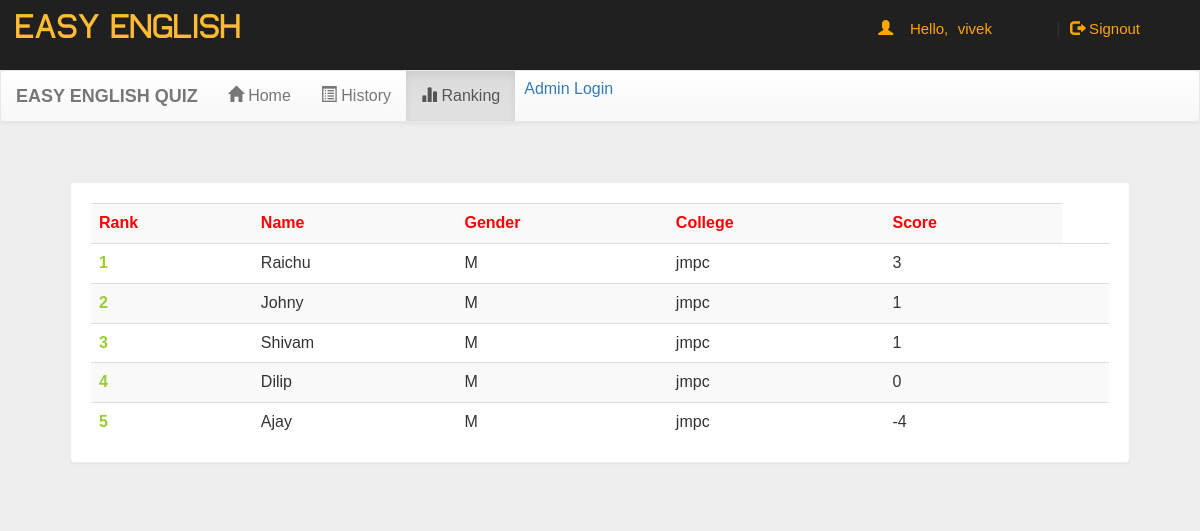
The app's page /quiz/account.php?q=3 (signed in) with its own data.
### tables this page shows
CREATE TABLE `rank` (
  `email` varchar(50) NOT NULL,
  `score` int(11) NOT NULL,
  `time` timestamp NOT NULL DEFAULT current_timestamp() ON UPDATE current_timestamp()
);

CREATE TABLE `user` (
  `name` varchar(50) NOT NULL,
  `gender` varchar(5) NOT NULL,
  `college` varchar(100) NOT NULL,
  `email` varchar(50) NOT NULL,
  `mob` bigint(20) NOT NULL,
  `password` varchar(50) NOT NULL
);

### quiz/account.php (the view, shortened to what this page needs)
<!DOCTYPE html PUBLIC "-//W3C//DTD XHTML 1.0 Transitional//EN" "http://www.w3.org/TR/xhtml1/DTD/xhtml1-transitional.dtd">
<html xmlns="http://www.w3.org/1999/xhtml">
<head>
<link  rel="stylesheet" href="css/bootstrap.min.css"/>
 <link  rel="stylesheet" href="css/bootstrap-theme.min.css"/>
 <link rel="stylesheet" href="css/main.css">
 <link  rel="stylesheet" href="css/font.css">
</head>
<body>
<div class="header">
<div class="row">
<div class="col-lg-6">
<span class="logo">EASY ENGLISH</span></div>
<div class="col-md-4 col-md-offset-2">
 <?php
 include_once 'dbConnection.php';
  if(!(isset($_SESSION['email']))){
header("location:index.php");
}
else
{
$name = $_SESSION['name'];
echo '<span class="pull-right top title1" ><span class="log1"><span class="glyphicon glyphicon-user" aria-hidden="true"></span>&nbsp;&nbsp;&nbsp;&nbsp;Hello,</span> <a href="account.php?q=1" class="log log1">'.$name.'</a>&nbsp;|&nbsp;<a href="logout.php?q=account.php" class="log"><span class="glyphicon glyphicon-log-out" aria-hidden="true"></span>&nbsp;Signout</button></a></span>';
}?>
</div>
</div></div>
<div class="bg">
<nav class="navbar navbar-default title1">
  <div class="container-fluid">
    <div class="navbar-header">
      <a class="navbar-brand" href="#"><b>EASY ENGLISH QUIZ</b></a>
    </div>
    <div class="collapse navbar-collapse" id="bs-example-navbar-collapse-1">
      <ul class="nav navbar-nav">
        <li <?php if(@$_GET['q']==1) echo'class="active"'; ?> ><a href="account.php?q=1"><span class="glyphicon glyphicon-home" aria-hidden="true"></span>&nbsp;Home<span class="sr-only">(current)</span></a></li>
        <li <?php if(@$_GET['q']==2) echo'class="active"'; ?>><a href="account.php?q=2"><span class="glyphicon glyphicon-list-alt" aria-hidden="true"></span>&nbsp;History</a></li>
		<li <?php if(@$_GET['q']==3) echo'class="active"'; ?>><a href="account.php?q=3"><span class="glyphicon glyphicon-stats" aria-hidden="true"></span>&nbsp;Ranking</a></li>
		</ul>
    <div class="col-md-3 box">
<a href="#" data-toggle="modal" data-target="#login">Admin Login</a></div>
      </div>
  </div>
</nav>
<div class="container">
<div class="row">
<div class="col-md-12">
<?php
if(@$_GET['q']== 3)
{
$q=mysqli_query($con,"SELECT * FROM rank  ORDER BY score DESC " )or die('Error223');
echo  '<div class="panel title"><div class="table-responsive">
<table class="table table-striped title1" >
<tr style="color:red"><td><b>Rank</b></td><td><b>Name</b></td><td><b>Gender</b></td><td><b>College</b></td><td><b>Score</b></td></tr>';
$c=0;
while($row=mysqli_fetch_array($q) )
{
$e=$row['email'];
$s=$row['score'];
$q12=mysqli_query($con,"SELECT * FROM user WHERE email='$e' " )or die('Error231');
while($row=mysqli_fetch_array($q12) )
{
$name=$row['name'];
$gender=$row['gender'];
$college=$row['college'];
}
$c++;
echo '<tr><td style="color:#99cc32"><b>'.$c.'</b></td><td>'.$name.'</td><td>'.$gender.'</td><td>'.$college.'</td><td>'.$s.'</td><td>';
}
echo '</table></div></div>';}
?>
</div></div></div></div>
</body>
</html>

### quiz/css/main.css (style rules this page uses)
body { overflow-x:hidden; width:100%; font: 15px "Century Gothic", "Times Roman", sans-serif; background:#eee; min-height:550px; background-attachment:fixed; }
.bg { min-height:540px; }
.panel { border-color:#eee; margin:40px; padding:20px; font: 15px "Century Gothic", "Times Roman", sans-serif; }
.title { font-family:'typo'; }
.header { background:#202020; height:70px; }
.logo { font-family:'typo'; font-size:35px; color:#ffbb33; margin:15px; }
.title1 { font: 16px "Century Gothic", "Times Roman", sans-serif; }
.box { padding:9px; }
.top { margin-top:20px; }
.log1 { font: 15px 'Ubuntu', sans-serif; color:orange; margin-left:10px; }
.log { margin:10px; margin-right:60px; margin-left:5px; color:orange; text-decoration:none; font-size:20px; font-size:15px; }

### records on screen
rank: user.name "Raichu", user.gender "M", user.college "jmpc", score "3"
rank: user.name "Johny", user.gender "M", user.college "jmpc", score "1"
rank: user.name "Shivam", user.gender "M", user.college "jmpc", score "1"
rank: user.name "Dilip", user.gender "M", user.college "jmpc", score "0"
rank: user.name "Ajay", user.gender "M", user.college "jmpc", score "-4"

### other values on screen
$name "vivek"
